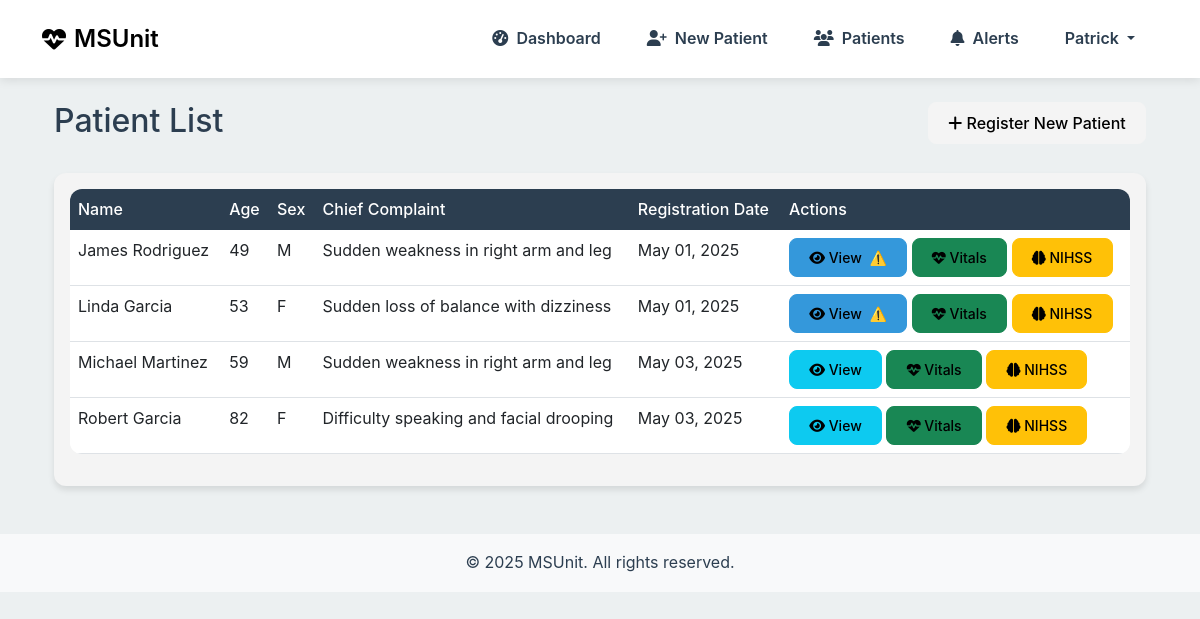
Screenshot of /patients/ (signed in) with the database file from the repository.
### core/models.py (models this page shows, shortened)
class User(AbstractUser):
    ROLE_CHOICES = [
        ('TECHNICIAN', 'Technician'),
        ('NEUROLOGIST', 'Neurologist'),
    ]
    role = models.CharField(max_length=20, choices=ROLE_CHOICES)
    phone = models.CharField(max_length=20, blank=True)
    created_at = models.DateTimeField(auto_now_add=True)
    updated_at = models.DateTimeField(auto_now=True)
    def is_technician(self):
        return self.role == 'TECHNICIAN'

class Patient(models.Model):
    GENDER_CHOICES = [
        ('M', 'Male'),
        ('F', 'Female'),
        ('O', 'Other')
    ]
    STATUS_CHOICES = [
        ('REGISTERED', 'Registered'),
        ('AWAITING_REVIEW', 'Awaiting Review'),
        ('UNDER_CONSULTATION', 'Under Consultation'),
        ('CRITICAL', 'Critical'),
        ('STABLE', 'Stable'),
        ('DIAGNOSED', 'Diagnosed'),
        ('DISCHARGED', 'Discharged')
    ]
    name = models.CharField(max_length=100)
    age = models.IntegerField(validators=[MinValueValidator(0), MaxValueValidator(150)])
    sex = models.CharField(max_length=1, choices=GENDER_CHOICES)
    chief_complaint = models.TextField()
    medical_history = models.TextField()
    created_by = models.ForeignKey(User, on_delete=models.CASCADE, related_name='patients')
    created_at = models.DateTimeField(auto_now_add=True)
    updated_at = models.DateTimeField(auto_now=True)
    has_critical_alert = models.BooleanField(default=False)
    status = models.CharField(max_length=20, choices=STATUS_CHOICES, default='REGISTERED')

### core/views.py (the view)
# urls.py: path('patients/', views.patient_list, name='patient_list'),
@login_required
def patient_list(request):
    if not request.user.is_technician() and not request.user.is_neurologist():
        raise PermissionDenied
    patients = Patient.objects.all()
    return render(request, 'core/patient_list.html', {'patients': patients})

### templates/core/patient_list.html
{% extends 'core/base.html' %}
{% block content %}
<div class="container mt-4">
    <div class="row mb-4">
        <div class="col">
            <h2>Patient List</h2>
        </div>
        <div class="col text-end">
            <a href="{% url 'core:patient_register' %}" class="btn btn-primary">
                <i class="fas fa-plus"></i> Register New Patient
            </a>
        </div>
    </div>
    <div class="card">
        <div class="card-body">
            <div class="table-responsive">
                <table class="table table-hover">
                    <thead>
                        <tr>
                            <th>Name</th>
                            <th>Age</th>
                            <th>Sex</th>
                            <th>Chief Complaint</th>
                            <th>Registration Date</th>
                            <th>Actions</th>
                        </tr>
                    </thead>
                    <tbody>
                        {% for patient in patients %}
                        <tr>
                            <td>{{ patient.name }}</td>
                            <td>{{ patient.age }}</td>
                            <td>{{ patient.sex }}</td>
                            <td>{{ patient.chief_complaint|truncatechars:50 }}</td>
                            <td>{{ patient.created_at|date:"M d, Y" }}</td>
                            <td>
                                <a href="{% url 'core:patient_detail' patient.id %}" class="btn btn-sm {% if patient.has_critical_alert %}btn-danger{% else %}btn-info{% endif %}">
                                    <i class="fas fa-eye"></i> View
                                    {% if patient.has_critical_alert %}
                                        <span class="ms-1">⚠️</span>
                                    {% endif %}
                                </a>
                                <a href="{% url 'core:record_vitals' patient.id %}" class="btn btn-sm btn-success">
                                    <i class="fas fa-heartbeat"></i> Vitals
                                </a>
                                <a href="{% url 'core:record_nihss' patient.id %}" class="btn btn-sm btn-warning">
                                    <i class="fas fa-brain"></i> NIHSS
                                </a>
                            </td>
                        </tr>
                        {% empty %}
                        <tr>
                            <td colspan="6" class="text-center">No patients registered yet.</td>
                        </tr>
                        {% endfor %}
                    </tbody>
                </table>
            </div>
        </div>
    </div>
</div>
{% endblock %}

### templates/core/base.html (shortened to what this page needs)
<!DOCTYPE html>
<html lang="en">
<head>
    <link href="https://cdn.jsdelivr.net/npm/bootstrap@5.3.0/dist/css/bootstrap.min.css" rel="stylesheet">
    <link rel="stylesheet" href="https://cdnjs.cloudflare.com/ajax/libs/font-awesome/6.4.0/css/all.min.css">
</head>
<body>
    <nav class="navbar navbar-expand-lg navbar-dark mb-4">
        <div class="container">
            <a class="navbar-brand" href="{% url 'core:role_selection' %}">
                <i class="fas fa-heartbeat me-2"></i>MSUnit
            </a>
            <div class="collapse navbar-collapse" id="navbarNav">
                <ul class="navbar-nav ms-auto">
                    {% if user.is_authenticated %}
                    <li class="nav-item">
                        <a class="nav-link" href="{% url 'core:dashboard' %}">
                            <i class="fas fa-tachometer-alt me-1"></i> Dashboard
                        </a>
                    </li>
                    {% if user.is_technician %}
                    <li class="nav-item">
                        <a class="nav-link" href="{% url 'core:patient_register' %}">
                            <i class="fas fa-user-plus me-1"></i> New Patient
                        </a>
                    </li>
                    {% endif %}
                    <li class="nav-item">
                        <a class="nav-link" href="{% url 'core:patient_list' %}">
                            <i class="fas fa-users me-1"></i> Patients
                        </a>
                    </li>
                    <li class="nav-item">
                        <a class="nav-link" href="{% url 'core:alerts_list' %}">
                            <i class="fas fa-bell me-1"></i> Alerts
                        </a>
                    </li>
                    <li class="nav-item dropdown">
                        <a class="nav-link dropdown-toggle" href="#" id="navbarDropdown" role="button" data-bs-toggle="dropdown">
                            {{ user.username }}
                        </a>
                    </li>
                    {% endif %}
                </ul>
            </div>
        </div>
    </nav>
    <main class="container my-4">
        {% block content %}{% endblock %}
    </main>
    <footer class="bg-light py-3 mt-5">
        <div class="container text-center">
            <p class="mb-0">&copy; 2025 MSUnit. All rights reserved.</p>
        </div>
    </footer>
</body>
</html>

### templates/core/base.html (style rules this page uses)
:root { --primary-color: #2c3e50; --secondary-color: #f4f4f4; --accent-color: #3498db; --light-bg: #ecf0f1; --text-color: #2c3e50; --highlight-color: #2980b9; }
body { font-family: -apple-system, BlinkMacSystemFont, 'Segoe UI', Roboto, Oxygen, Ubuntu, Cantarell, 'Open Sans', 'Helvetica Neue', sans-serif; background-color: var(--light-bg); color: var(--text-color); line-height: 1.6; }
.navbar { background-color: white !important; box-shadow: 0 2px 10px rgba(0,0,0,0.1); padding: 15px 0; }
.navbar-brand, .navbar-nav .nav-link { color: #2c3e50 !important; font-weight: 600; }
.navbar-brand { font-size: 1.5rem; display: flex; align-items: center; }
.navbar-nav .nav-link { margin: 0 15px; transition: color 0.3s ease; }
.card { background-color: var(--secondary-color); border: 1px solid #d3d3d3; box-shadow: 0 4px 6px rgba(0,0,0,0.1); }
.btn-primary { background-color: var(--accent-color); border-color: var(--highlight-color); color: black; }
a, a:link, a:visited { color: black !important; transition: color 0.3s ease; text-decoration: none; }
.nav-link { color: rgba(255,255,255,0.9) !important; transition: color 0.2s; }
.card { border: none; border-radius: 12px; box-shadow: 0 4px 6px rgba(0,0,0,0.1); transition: transform 0.2s; }
.btn { border-radius: 8px; padding: 0.5rem 1.2rem; font-weight: 500; transition: all 0.2s; }
.btn-primary { background-color: var(--secondary-color); border-color: var(--secondary-color); }
.btn-danger { background-color: var(--accent-color); border-color: var(--accent-color); }
.table { background-color: white; border-radius: 12px; overflow: hidden; }
.table th { background-color: var(--primary-color); color: white; font-weight: 500; border: none; }

### rows the page displays
User: username "Patrick"
Patient: name "James Rodriguez", age "49", sex "M", chief_complaint "Sudden weakness in right arm and leg", created_at "May 01, 2025"
Patient: name "Linda Garcia", age "53", sex "F", chief_complaint "Sudden loss of balance with dizziness", created_at "May 01, 2025"
Patient: name "Michael Martinez", age "59", sex "M", chief_complaint "Sudden weakness in right arm and leg", created_at "May 03, 2025"
Patient: name "Robert Garcia", age "82", sex "F", chief_complaint "Difficulty speaking and facial drooping", created_at "May 03, 2025"
